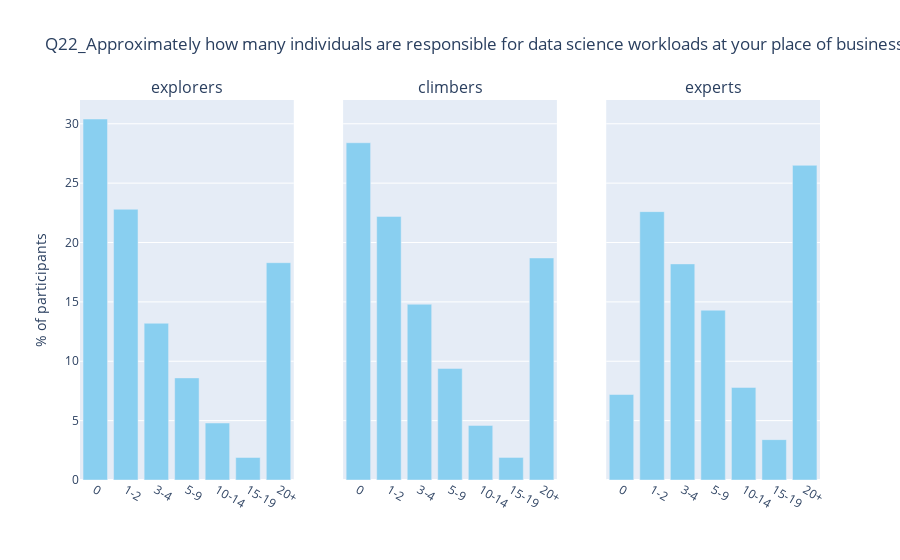

Source (notebook cell):
### Markdown cell above
Small size comannies take the highest share of every cluster, whereas C2 participants are more likely to work in big companies than C0 and C1.

### Code cell
size_ds_aggr = cluster_aggr(binary_data, range(qs_num["SizeDS"][0], qs_num["SizeDS"][1]))
size_ds_aggr = percentage_row(size_ds_aggr)

cols = size_ds_aggr.columns.tolist()

cols_final = ['cluster',
              'Q22_Approximately how many individuals are responsible for data science workloads at your place of business?- Selected Choice -0',
              'Q22_Approximately how many individuals are responsible for data science workloads at your place of business?- Selected Choice -1-2',
              'Q22_Approximately how many individuals are responsible for data science workloads at your place of business?- Selected Choice -3-4',
              'Q22_Approximately how many individuals are responsible for data science workloads at your place of business?- Selected Choice -5-9',
              'Q22_Approximately how many individuals are responsible for data science workloads at your place of business?- Selected Choice -10-14',
              'Q22_Approximately how many individuals are responsible for data science workloads at your place of business?- Selected Choice -15-19',
              'Q22_Approximately how many individuals are responsible for data science workloads at your place of business?- Selected Choice -20+'
              ]
            
size_ds_aggr = size_ds_aggr[cols_final]

size_ds_aggr = size_ds_aggr.loc[size_ds_aggr['cluster'].isin([0,1,2])]

plot_bar_perc(size_ds_aggr, cols)

### Figure 1 — Plotly figure (JSON) as saved in the notebook; plotly's stock layout.template omitted (floating-point values rounded to 4 significant figures)
{"data": [{"marker": {"color": "#89CFF0"}, "type": "bar", "x": ["0"], "xaxis": "x", "y": [30.4], "yaxis": "y"}, {"marker": {"color": "#89CFF0"}, "type": "bar", "x": ["1-2"], "xaxis": "x", "y": [22.8], "yaxis": "y"}, {"marker": {"color": "#89CFF0"}, "type": "bar", "x": ["3-4"], "xaxis": "x", "y": [13.2], "yaxis": "y"}, {"marker": {"color": "#89CFF0"}, "type": "bar", "x": ["5-9"], "xaxis": "x", "y": [8.6], "yaxis": "y"}, {"marker": {"color": "#89CFF0"}, "type": "bar", "x": ["10-14"], "xaxis": "x", "y": [4.8], "yaxis": "y"}, {"marker": {"color": "#89CFF0"}, "type": "bar", "x": ["15-19"], "xaxis": "x", "y": [1.9], "yaxis": "y"}, {"marker": {"color": "#89CFF0"}, "type": "bar", "x": ["20+"], "xaxis": "x", "y": [18.3], "yaxis": "y"}, {"marker": {"color": "#89CFF0"}, "type": "bar", "x": ["0"], "xaxis": "x2", "y": [28.4], "yaxis": "y2"}, {"marker": {"color": "#89CFF0"}, "type": "bar", "x": ["1-2"], "xaxis": "x2", "y": [22.2], "yaxis": "y2"}, {"marker": {"color": "#89CFF0"}, "type": "bar", "x": ["3-4"], "xaxis": "x2", "y": [14.8], "yaxis": "y2"}, {"marker": {"color": "#89CFF0"}, "type": "bar", "x": ["5-9"], "xaxis": "x2", "y": [9.4], "yaxis": "y2"}, {"marker": {"color": "#89CFF0"}, "type": "bar", "x": ["10-14"], "xaxis": "x2", "y": [4.6], "yaxis": "y2"}, {"marker": {"color": "#89CFF0"}, "type": "bar", "x": ["15-19"], "xaxis": "x2", "y": [1.9], "yaxis": "y2"}, {"marker": {"color": "#89CFF0"}, "type": "bar", "x": ["20+"], "xaxis": "x2", "y": [18.7], "yaxis": "y2"}, {"marker": {"color": "#89CFF0"}, "type": "bar", "x": ["0"], "xaxis": "x3", "y": [7.2], "yaxis": "y3"}, {"marker": {"color": "#89CFF0"}, "type": "bar", "x": ["1-2"], "xaxis": "x3", "y": [22.6], "yaxis": "y3"}, {"marker": {"color": "#89CFF0"}, "type": "bar", "x": ["3-4"], "xaxis": "x3", "y": [18.2], "yaxis": "y3"}, {"marker": {"color": "#89CFF0"}, "type": "bar", "x": ["5-9"], "xaxis": "x3", "y": [14.3], "yaxis": "y3"}, {"marker": {"color": "#89CFF0"}, "type": "bar", "x": ["10-14"], "xaxis": "x3", "y": [7.8], "yaxis": "y3"}, {"marker": {"color": "#89CFF0"}, "type": "bar", "x": ["15-19"], "xaxis": "x3", "y": [3.4], "yaxis": "y3"}, {"marker": {"color": "#89CFF0"}, "type": "bar", "x": ["20+"], "xaxis": "x3", "y": [26.5], "yaxis": "y3"}], "layout": {"annotations": [{"font": {"size": 16}, "showarrow": false, "text": "explorers", "x": 0.1444, "xanchor": "center", "xref": "paper", "y": 1, "yanchor": "bottom", "yref": "paper"}, {"font": {"size": 16}, "showarrow": false, "text": "climbers", "x": 0.5, "xanchor": "center", "xref": "paper", "y": 1, "yanchor": "bottom", "yref": "paper"}, {"font": {"size": 16}, "showarrow": false, "text": "experts", "x": 0.8556, "xanchor": "center", "xref": "paper", "y": 1, "yanchor": "bottom", "yref": "paper"}], "showlegend": false, "title": {"text": "Q22_Approximately how many individuals are responsible for data science workloads at your place of business?"}, "xaxis": {"anchor": "y", "domain": [0, 0.2889]}, "xaxis2": {"anchor": "y2", "domain": [0.3556, 0.6444]}, "xaxis3": {"anchor": "y3", "domain": [0.7111, 1]}, "yaxis": {"anchor": "x", "domain": [0, 1], "title": {"text": "% of participants"}}, "yaxis2": {"anchor": "x2", "domain": [0, 1], "matches": "y", "showticklabels": false}, "yaxis3": {"anchor": "x3", "domain": [0, 1], "matches": "y", "showticklabels": false}}}
